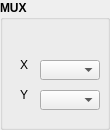
      <widget class="QGroupBox" name="groupBox_6">
       <property name="geometry">
        <rect>
         <x>530</x>
         <y>30</y>
         <width>110</width>
         <height>130</height>
        </rect>
       </property>
       <property name="font">
        <font>
         <weight>75</weight>
         <bold>true</bold>
        </font>
       </property>
       <property name="title">
        <string>MUX</string>
       </property>
       <widget class="caMenu" name="caMenu_5">
        <property name="geometry">
         <rect>
          <x>40</x>
          <y>90</y>
          <width>60</width>
          <height>20</height>
         </rect>
        </property>
        <property name="font">
         <font>
          <weight>50</weight>
          <bold>false</bold>
         </font>
        </property>
        <property name="channel" stdset="0">
         <string>$(DEV):SWY-CTRL</string>
        </property>
        <property name="colorMode">
         <enum>caMenu::Static</enum>
        </property>
        <property name="foreground">
         <color>
          <red>0</red>
          <green>0</green>
          <blue>0</blue>
         </color>
        </property>
        <property name="background">
         <color>
          <red>187</red>
          <green>187</green>
          <blue>187</blue>
         </color>
        </property>
       </widget>
       <widget class="caMenu" name="caMenu_6">
        <property name="geometry">
         <rect>
          <x>40</x>
          <y>60</y>
          <width>60</width>
          <height>20</height>
         </rect>
        </property>
        <property name="font">
         <font>
          <weight>50</weight>
          <bold>false</bold>
         </font>
        </property>
        <property name="channel" stdset="0">
         <string>$(DEV):SWX-CTRL</string>
        </property>
        <property name="colorMode">
         <enum>caMenu::Static</enum>
        </property>
        <property name="foreground">
         <color>
          <red>0</red>
          <green>0</green>
          <blue>0</blue>
         </color>
        </property>
        <property name="background">
         <color>
          <red>187</red>
          <green>187</green>
          <blue>187</blue>
         </color>
        </property>
       </widget>
       <widget class="QLabel" name="label_8">
        <property name="geometry">
         <rect>
          <x>20</x>
          <y>60</y>
          <width>20</width>
          <height>10</height>
         </rect>
        </property>
        <property name="font">
         <font>
          <weight>50</weight>
          <bold>false</bold>
         </font>
        </property>
        <property name="text">
         <string>X</string>
        </property>
       </widget>
       <widget class="QLabel" name="label_9">
        <property name="geometry">
         <rect>
          <x>20</x>
          <y>90</y>
          <width>20</width>
          <height>10</height>
         </rect>
        </property>
        <property name="font">
         <font>
          <weight>50</weight>
          <bold>false</bold>
         </font>
        </property>
        <property name="text">
         <string>Y</string>
        </property>
       </widget>
      </widget>
